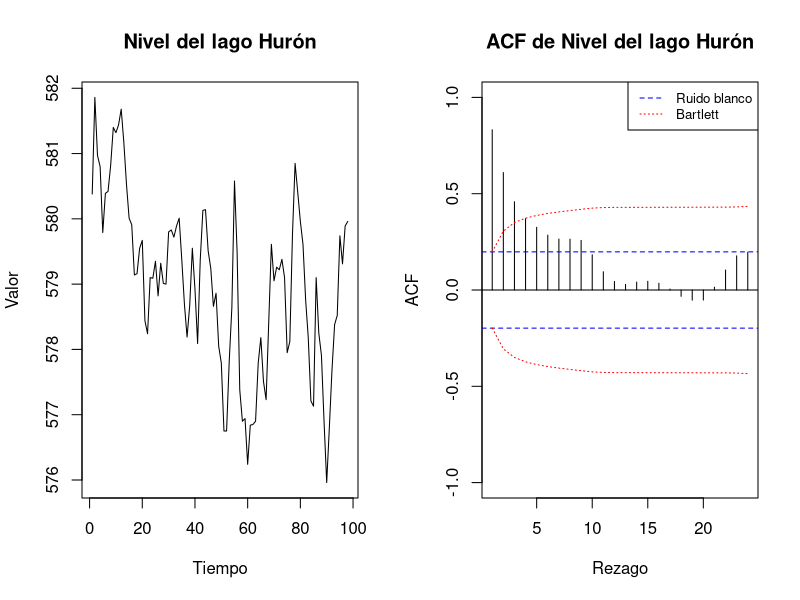
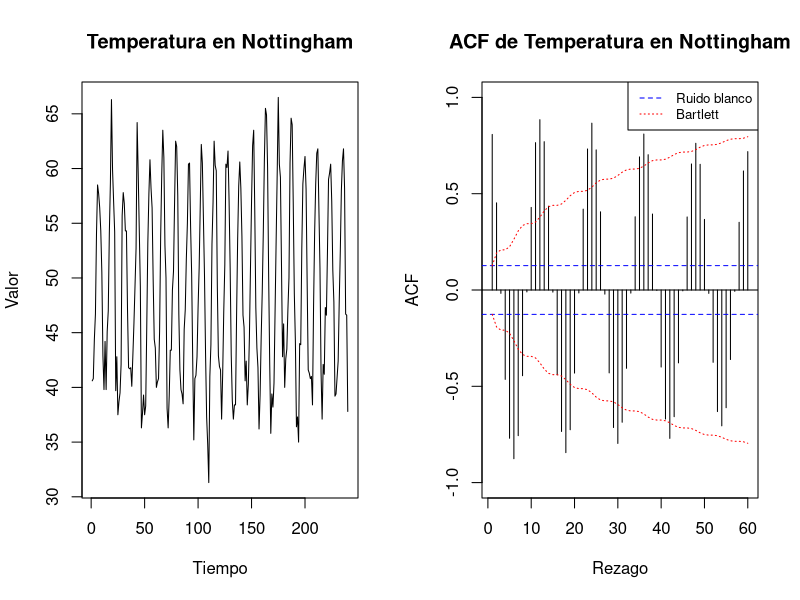
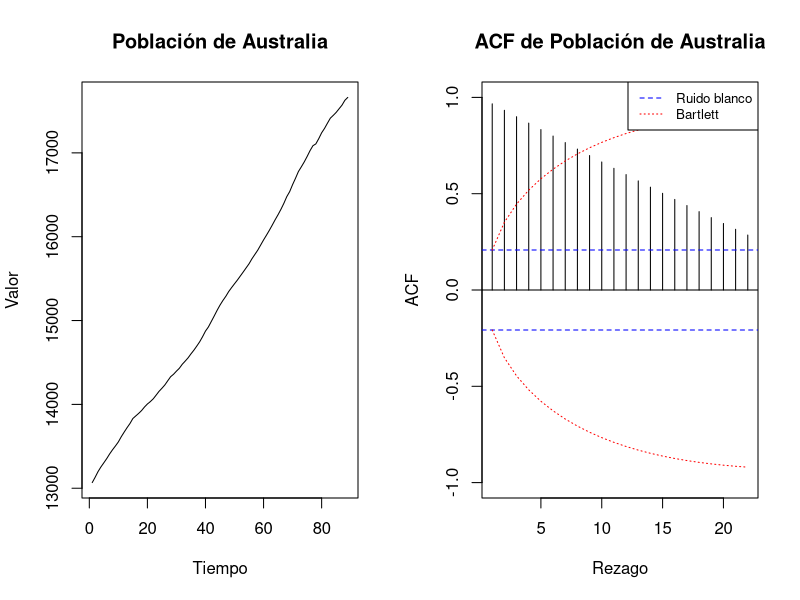
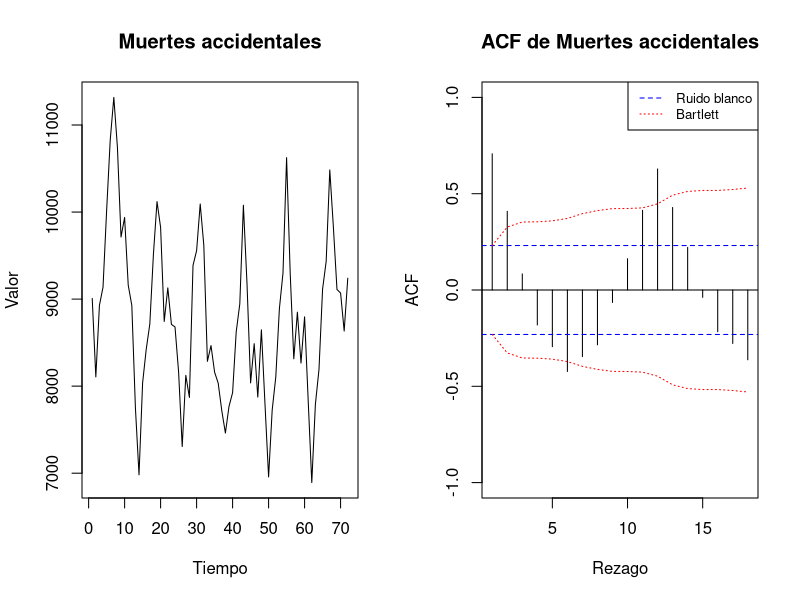
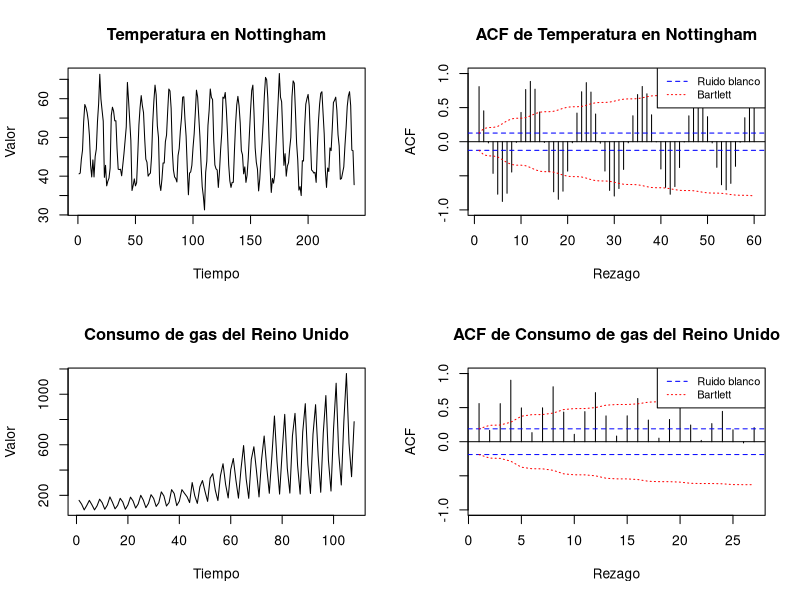
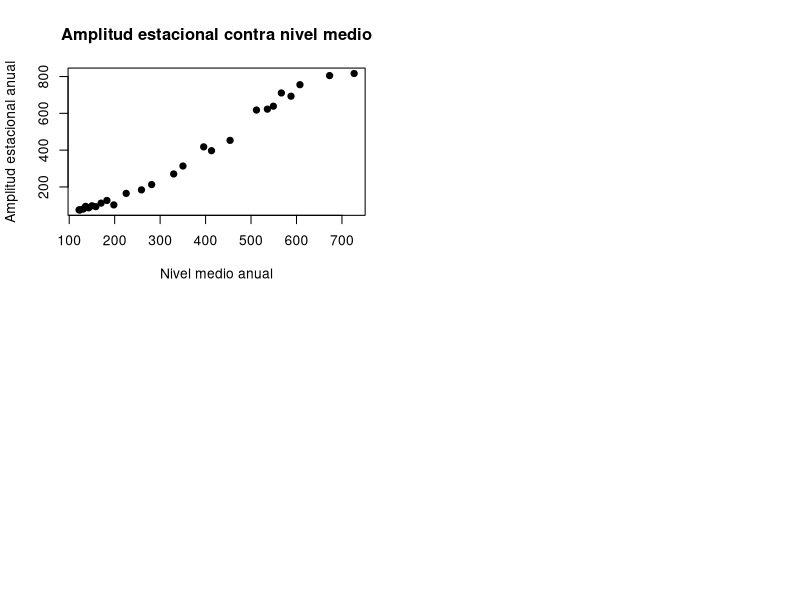
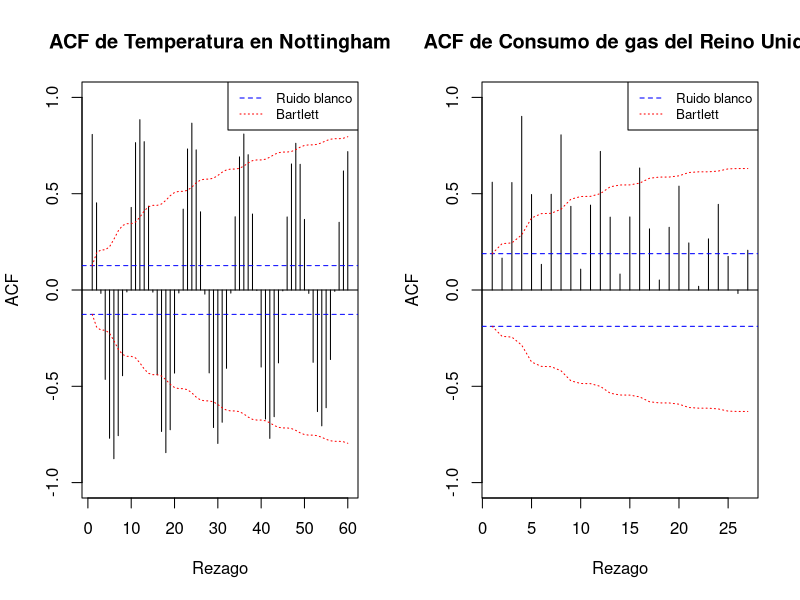

The R source for these figures, in order:
## ---- chunk 1
# Se define una presentación limpia para todos los bloques de código.
knitr::opts_chunk$set(
  echo = TRUE,
  warning = FALSE,
  message = FALSE
)
## ---- chunk 2
# Se reúnen las cuatro series en una lista para analizarlas de la misma forma.
# Cada serie se convierte en un vector numérico y conserva únicamente sus valores.
series_A <- list(
  `Nivel del lago Hurón` = as.numeric(LakeHuron),        # Serie anual con 98 datos.
  `Temperatura en Nottingham` = as.numeric(nottem),     # Serie mensual con 240 datos.
  `Población de Australia` = as.numeric(austres),       # Serie trimestral con 89 datos.
  `Muertes accidentales` = as.numeric(USAccDeaths)      # Serie mensual con 72 datos.
)
## ---- chunk 3
# Se divide el espacio gráfico en dos partes para comparar cada serie con su ACF.
par(mfrow = c(1, 2))

# Se recorre la lista y se trabaja con una serie a la vez.
for (nombre in names(series_A)) {
  # A la izquierda se dibuja la evolución de los valores en el tiempo.
  plot(series_A[[nombre]], type = "l", main = nombre,
       xlab = "Tiempo", ylab = "Valor")

  # Se usa aproximadamente la cuarta parte de los datos como número de rezagos.
  n <- length(series_A[[nombre]])
  m <- floor(n / 4)

  # Se calcula la ACF hasta el rezago m sin dibujarla todavía.
  resultado_acf <- acf(series_A[[nombre]], lag.max = m, plot = FALSE)
  rezagos <- as.numeric(resultado_acf$lag)[-1]
  correlaciones <- as.numeric(resultado_acf$acf)[-1]

  # La banda azul supone que la serie es ruido blanco.
  banda_blanca <- qnorm(0.975) / sqrt(n)

  # La banda roja de Bartlett cambia según las correlaciones anteriores.
  sumas_previas <- c(0, cumsum(correlaciones[-length(correlaciones)]^2))
  banda_bartlett <- qnorm(0.975) * sqrt((1 + 2 * sumas_previas) / n)

  # A la derecha se dibuja la ACF y se añaden ambas bandas de confianza.
  plot(rezagos, correlaciones, type = "h", ylim = c(-1, 1),
       main = paste("ACF de", nombre), xlab = "Rezago", ylab = "ACF")
  abline(h = 0)
  abline(h = c(-banda_blanca, banda_blanca), col = "blue", lty = 2)
  lines(rezagos, banda_bartlett, col = "red", lty = 3)
  lines(rezagos, -banda_bartlett, col = "red", lty = 3)
  legend("topright", c("Ruido blanco", "Bartlett"),
         col = c("blue", "red"), lty = c(2, 3), cex = 0.8)
}
## ---- chunk 4
# Se guarda el período estacional que corresponde a cada serie.
periodos <- c(
  `Nivel del lago Hurón` = 1,
  `Temperatura en Nottingham` = 12,
  `Población de Australia` = 4,
  `Muertes accidentales` = 12
)

# Se crea una tabla vacía para guardar los resultados de cada serie.
tabla_acf <- data.frame()

# Se calcula la ACF y se extraen los valores de los rezagos 1, s y 2s.
for (nombre in names(series_A)) {
  serie <- series_A[[nombre]]
  s <- periodos[nombre]
  r <- as.numeric(acf(serie, lag.max = 2 * s, plot = FALSE)$acf)

  tabla_acf <- rbind(
    tabla_acf,
    data.frame(
      Serie = nombre,
      s = s,
      r1 = r[2],
      rs = r[s + 1],
      r2s = r[2 * s + 1]
    )
  )
}

# Se presenta la tabla con tres cifras decimales.
knitr::kable(tabla_acf, digits = 3, row.names = FALSE)
## ---- chunk 5
# Se crea una tabla vacía para guardar el resultado de cada prueba.
tabla_ljung <- data.frame()

# Se aplica la prueba de Ljung-Box con 24 rezagos a cada serie.
for (nombre in names(series_A)) {
  prueba <- Box.test(series_A[[nombre]], lag = 24, type = "Ljung-Box")

  # Se guardan el estadístico Q y el valor p obtenidos para la serie.
  tabla_ljung <- rbind(
    tabla_ljung,
    data.frame(
      Serie = nombre,
      Q = as.numeric(prueba$statistic),
      p = format.pval(prueba$p.value, digits = 3, eps = 0.001)
    )
  )
}

# Se presenta la tabla con el estadístico Q redondeado a tres cifras.
knitr::kable(tabla_ljung, digits = 3, row.names = FALSE,
             col.names = c("Serie", "Q", "Valor p"))
## ---- chunk 6
# La ruta 1 utiliza la temperatura mensual de Nottingham.
y_ruta1 <- as.numeric(nottem)
s1 <- 12

# La ruta 2 utiliza el consumo trimestral de gas del Reino Unido.
y_ruta2 <- as.numeric(UKgas)
s2 <- 4

# Se comprueba la cantidad de observaciones que tiene cada serie.
c(T1 = length(y_ruta1), T2 = length(y_ruta2))
## ---- chunk 7
# Se reúnen las dos series para graficarlas con el mismo procedimiento.
rutas <- list(
  `Temperatura en Nottingham` = y_ruta1,
  `Consumo de gas del Reino Unido` = y_ruta2
)

# Cada fila mostrará una serie a la izquierda y su correlograma a la derecha.
par(mfrow = c(2, 2))

# Se recorre la lista y se trabaja con una serie a la vez.
for (nombre in names(rutas)) {
  serie <- rutas[[nombre]]

  # Primero se dibuja la evolución de la serie en el tiempo.
  plot(serie, type = "l", main = nombre,
       xlab = "Tiempo", ylab = "Valor")

  # Se calcula la ACF usando aproximadamente T/4 rezagos.
  n <- length(serie)
  m <- floor(n / 4)
  resultado_acf <- acf(serie, lag.max = m, plot = FALSE)
  rezagos <- as.numeric(resultado_acf$lag)[-1]
  correlaciones <- as.numeric(resultado_acf$acf)[-1]

  # Se calculan la banda de ruido blanco y la banda de Bartlett.
  banda_blanca <- qnorm(0.975) / sqrt(n)
  sumas_previas <- c(0, cumsum(correlaciones[-length(correlaciones)]^2))
  banda_bartlett <- qnorm(0.975) * sqrt((1 + 2 * sumas_previas) / n)

  # Luego se dibuja el correlograma con las dos bandas de confianza.
  plot(rezagos, correlaciones, type = "h", ylim = c(-1, 1),
       main = paste("ACF de", nombre), xlab = "Rezago", ylab = "ACF")
  abline(h = 0)
  abline(h = c(-banda_blanca, banda_blanca), col = "blue", lty = 2)
  lines(rezagos, banda_bartlett, col = "red", lty = 3)
  lines(rezagos, -banda_bartlett, col = "red", lty = 3)
  legend("topright", c("Ruido blanco", "Bartlett"),
         col = c("blue", "red"), lty = c(2, 3), cex = 0.8)
}
## ---- chunk 8
# La función matrix organiza el vector y_ruta2 en una tabla.
# ncol = s2 crea cuatro columnas, porque cada año tiene cuatro trimestres.
# byrow = TRUE coloca cada grupo de cuatro datos consecutivos en una misma fila.
datos_anuales <- matrix(y_ruta2, ncol = s2, byrow = TRUE)

# Cada fila de datos_anuales representa un año entre 1960 y 1986.
anios <- 1960:1986

# rowMeans calcula el promedio de cada fila.
# El resultado es un vector con un nivel medio para cada año.
nivel_medio <- rowMeans(datos_anuales)

# apply recorre la matriz por filas porque MARGIN = 1.
# Para cada año, max obtiene el valor mayor y min obtiene el menor.
# La resta entre ambos valores produce la amplitud estacional anual.
amplitud_estacional <- apply(
  datos_anuales,
  MARGIN = 1,
  FUN = function(valores) max(valores) - min(valores)
)

# data.frame reúne los tres vectores en columnas de una sola tabla.
# Cada fila contiene el año, su nivel medio y su amplitud estacional.
resumen_ruta2 <- data.frame(
  Año = anios,
  Nivel_medio = nivel_medio,
  Amplitud_estacional = amplitud_estacional
)

# kable presenta el objeto resumen_ruta2 como una tabla en el informe.
knitr::kable(resumen_ruta2, digits = 3, row.names = FALSE)
## ---- chunk 9
# El símbolo $ selecciona una columna específica de resumen_ruta2.
# plot coloca el nivel medio en el eje horizontal y la amplitud en el vertical.
# Cada punto representa uno de los años de la serie.
plot(
  resumen_ruta2$Nivel_medio,
  resumen_ruta2$Amplitud_estacional,
  main = "Amplitud estacional contra nivel medio",
  xlab = "Nivel medio anual",
  ylab = "Amplitud estacional anual",
  pch = 19
)

# cor mide la relación lineal entre las dos columnas.
# El resultado puede variar entre -1 y 1; un valor cercano a 1 indica
# que la amplitud aumenta a medida que aumenta el nivel.
correlacion <- cor(
  resumen_ruta2$Nivel_medio,
  resumen_ruta2$Amplitud_estacional
)

# Se muestra la correlación redondeada a tres cifras decimales.
round(correlacion, 3)
## ---- chunk 10
# Este vector guarda el período estacional de cada serie.
# El primer valor corresponde a nottem y el segundo a UKgas.
periodos_rutas <- c(s1, s2)

# par divide la figura en dos columnas para mostrar un correlograma por ruta.
par(mfrow = c(1, 2))

# seq_along produce las posiciones 1 y 2 para recorrer ambas series.
for (i in seq_along(rutas)) {
  # [[i]] extrae la serie situada en la posición i de la lista rutas.
  serie <- rutas[[i]]

  # length cuenta los datos y floor toma la parte entera de T/4.
  T <- length(serie)
  m <- floor(T / 4)

  # acf calcula las autocorrelaciones hasta m, pero no las grafica todavía.
  resultado <- acf(serie, lag.max = m, plot = FALSE)

  # $lag y $acf extraen los rezagos y las autocorrelaciones del resultado.
  # [-1] elimina el rezago 0, cuya autocorrelación siempre es igual a 1.
  rezagos <- as.numeric(resultado$lag)[-1]
  correlaciones <- as.numeric(resultado$acf)[-1]

  # La primera expresión calcula la banda constante de ruido blanco.
  banda_blanca <- qnorm(0.975) / sqrt(T)

  # cumsum acumula los cuadrados de las correlaciones anteriores.
  # Estas sumas permiten que la banda de Bartlett cambie con el rezago.
  sumas_previas <- c(0, cumsum(correlaciones[-length(correlaciones)]^2))
  banda_bartlett <- qnorm(0.975) * sqrt((1 + 2 * sumas_previas) / T)

  # plot dibuja las autocorrelaciones como líneas verticales.
  # names(rutas)[i] toma el nombre de la serie para formar el título.
  plot(rezagos, correlaciones, type = "h", ylim = c(-1, 1),
       main = paste("ACF de", names(rutas)[i]),
       xlab = "Rezago", ylab = "ACF")
  abline(h = 0)

  # Las líneas azules corresponden a la banda de ruido blanco.
  abline(h = c(-banda_blanca, banda_blanca), col = "blue", lty = 2)

  # Las líneas rojas corresponden a los dos límites de Bartlett.
  lines(rezagos, banda_bartlett, col = "red", lty = 3)
  lines(rezagos, -banda_bartlett, col = "red", lty = 3)

  # legend explica el color y el tipo de línea de cada banda.
  legend("topright", c("Ruido blanco", "Bartlett"),
         col = c("blue", "red"), lty = c(2, 3), cex = 0.8)
}
## ---- chunk 11
# Se crea una tabla vacía que recibirá una fila por cada ruta.
tabla_estacional <- data.frame()

# El ciclo recorre las dos series y sus períodos estacionales.
for (i in seq_along(rutas)) {
  serie <- rutas[[i]]
  s <- periodos_rutas[i]

  # Los cuatro rezagos solicitados son s, 2s, 3s y 4s.
  rezagos_estacionales <- c(s, 2 * s, 3 * s, 4 * s)

  # acf calcula hasta 4s, el mayor rezago que se necesita reportar.
  resultado <- acf(serie, lag.max = 4 * s, plot = FALSE)

  # Se suma 1 porque la primera posición del objeto corresponde al rezago 0.
  valores <- as.numeric(resultado$acf)[rezagos_estacionales + 1]

  # rbind añade a la tabla una fila con el nombre y los cuatro resultados.
  tabla_estacional <- rbind(
    tabla_estacional,
    data.frame(
      Serie = names(rutas)[i],
      s = s,
      rs = valores[1],
      r2s = valores[2],
      r3s = valores[3],
      r4s = valores[4]
    )
  )
}

# kable muestra la tabla y redondea las autocorrelaciones a tres decimales.
knitr::kable(tabla_estacional, digits = 3, row.names = FALSE,
             col.names = c("Serie", "s", "r_s", "r_2s", "r_3s", "r_4s"))
## ---- chunk 12
# Se crea una tabla vacía para almacenar una prueba por cada ruta.
tabla_ljung_rutas <- data.frame()

# El ciclo aplica el mismo procedimiento a las dos series.
for (i in seq_along(rutas)) {
  serie <- rutas[[i]]
  s <- periodos_rutas[i]

  # La cantidad de rezagos de la prueba se obtiene multiplicando 4 por s.
  m_ljung <- 4 * s

  # Box.test aplica la prueba y devuelve, entre otros datos, Q y el valor p.
  prueba <- Box.test(serie, lag = m_ljung, type = "Ljung-Box")

  # rbind agrega los resultados de la serie actual como una nueva fila.
  tabla_ljung_rutas <- rbind(
    tabla_ljung_rutas,
    data.frame(
      Serie = names(rutas)[i],
      m = m_ljung,
      Q = as.numeric(prueba$statistic),
      p = format.pval(prueba$p.value, digits = 3, eps = 0.001)
    )
  )
}

# kable presenta los resultados y muestra Q con tres cifras decimales.
knitr::kable(tabla_ljung_rutas, digits = 3, row.names = FALSE,
             col.names = c("Serie", "m", "Q", "Valor p"))
